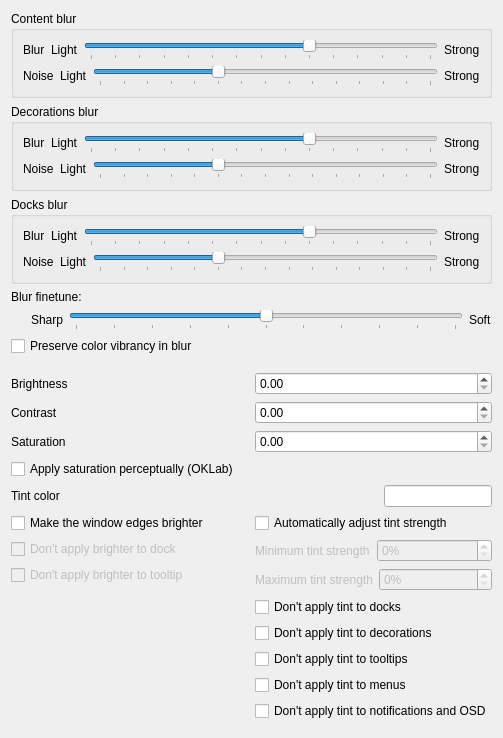
         <widget class="QWidget" name="scrollContentGeneral">
          <layout class="QVBoxLayout">
           <item>
            <widget class="QGroupBox" name="groupBoxContentBlur">
             <property name="title">
              <string>Content blur</string>
             </property>
             <layout class="QVBoxLayout" name="verticalLayoutContentBlur">
              <item>
               <layout class="QHBoxLayout" name="horizontalLayoutContentBlur" stretch="0,0,0,0">
                <item>
                 <widget class="QLabel" name="labelContentBlur">
                  <property name="text">
                   <string>Blur</string>
                  </property>
                 </widget>
                </item>
                <item>
                 <widget class="QLabel" name="labelConstantBlurLight">
                  <property name="text">
                   <string>Light</string>
                  </property>
                 </widget>
                </item>
                <item>
                 <widget class="QSlider" name="kcfg_BlurStrength">
                  <property name="minimum">
                   <number>1</number>
                  </property>
                  <property name="maximum">
                   <number>15</number>
                  </property>
                  <property name="singleStep">
                   <number>1</number>
                  </property>
                  <property name="pageStep">
                   <number>1</number>
                  </property>
                  <property name="value">
                   <number>10</number>
                  </property>
                  <property name="orientation">
                   <enum>Qt::Orientation::Horizontal</enum>
                  </property>
                  <property name="tickPosition">
                   <enum>QSlider::TickPosition::TicksBelow</enum>
                  </property>
                 </widget>
                </item>
                <item>
                 <widget class="QLabel" name="labelConstantBlurStrong">
                  <property name="text">
                   <string>Strong</string>
                  </property>
                 </widget>
                </item>
               </layout>
              </item>
              <item>
               <layout class="QHBoxLayout" name="horizontalLayoutContentNoise">
                <item>
                 <widget class="QLabel" name="labelContentNoise">
                  <property name="text">
                   <string>Noise</string>
                  </property>
                 </widget>
                </item>
                <item>
                 <widget class="QLabel" name="labelConstantNoiseLight">
                  <property name="text">
                   <string>Light</string>
                  </property>
                 </widget>
                </item>
                <item>
                 <widget class="QSlider" name="kcfg_NoiseStrength">
                  <property name="maximum">
                   <number>14</number>
                  </property>
                  <property name="pageStep">
                   <number>5</number>
                  </property>
                  <property name="value">
                   <number>5</number>
                  </property>
                  <property name="orientation">
                   <enum>Qt::Orientation::Horizontal</enum>
                  </property>
                  <property name="tickPosition">
                   <enum>QSlider::TickPosition::TicksBelow</enum>
                  </property>
                  <property name="tickInterval">
                   <number>1</number>
                  </property>
                 </widget>
                </item>
                <item>
                 <widget class="QLabel" name="labelConstantNoiseStrong">
                  <property name="text">
                   <string>Strong</string>
                  </property>
                 </widget>
                </item>
               </layout>
              </item>
             </layout>
            </widget>
           </item>
           <item>
            <widget class="QGroupBox" name="groupBoxDecorationBlur">
             <property name="title">
              <string>Decorations blur</string>
             </property>
             <layout class="QVBoxLayout" name="verticalLayoutDecorationBlur">
              <item>
               <layout class="QHBoxLayout" name="horizontalLayoutDecorationBlur" stretch="0,0,0,0">
                <item>
                 <widget class="QLabel" name="labelDecorationBlur">
                  <property name="text">
                   <string>Blur</string>
                  </property>
                 </widget>
                </item>
                <item>
                 <widget class="QLabel" name="labelDecorationBlurLight">
                  <property name="text">
                   <string>Light</string>
                  </property>
                 </widget>
                </item>
                <item>
                 <widget class="QSlider" name="kcfg_DecorationBlurStrength">
                  <property name="minimum">
                   <number>1</number>
                  </property>
                  <property name="maximum">
                   <number>15</number>
                  </property>
                  <property name="singleStep">
                   <number>1</number>
                  </property>
                  <property name="pageStep">
                   <number>1</number>
                  </property>
                  <property name="value">
                   <number>10</number>
                  </property>
                  <property name="orientation">
                   <enum>Qt::Orientation::Horizontal</enum>
                  </property>
                  <property name="tickPosition">
                   <enum>QSlider::TickPosition::TicksBelow</enum>
                  </property>
                 </widget>
                </item>
                <item>
                 <widget class="QLabel" name="labelDecorationBlurStrong">
                  <property name="text">
                   <string>Strong</string>
                  </property>
                 </widget>
                </item>
               </layout>
              </item>
              <item>
               <layout class="QHBoxLayout" name="horizontalLayoutDecorationNoise">
                <item>
                 <widget class="QLabel" name="labelDecorationNoise">
                  <property name="text">
                   <string>Noise</string>
                  </property>
                 </widget>
                </item>
                <item>
                 <widget class="QLabel" name="labelDecorationNoiseLight">
                  <property name="text">
                   <string>Light</string>
                  </property>
                 </widget>
                </item>
                <item>
                 <widget class="QSlider" name="kcfg_DecorationNoiseStrength">
                  <property name="maximum">
                   <number>14</number>
                  </property>
                  <property name="pageStep">
                   <number>5</number>
                  </property>
                  <property name="value">
                   <number>5</number>
                  </property>
                  <property name="orientation">
                   <enum>Qt::Orientation::Horizontal</enum>
                  </property>
                  <property name="tickPosition">
                   <enum>QSlider::TickPosition::TicksBelow</enum>
                  </property>
                  <property name="tickInterval">
                   <number>1</number>
                  </property>
                 </widget>
                </item>
                <item>
                 <widget class="QLabel" name="labelDecorationNoiseStrong">
                  <property name="text">
                   <string>Strong</string>
                  </property>
                 </widget>
                </item>
               </layout>
              </item>
             </layout>
            </widget>
           </item>
           <item>
            <widget class="QGroupBox" name="groupBoxDockBlur">
             <property name="title">
              <string>Docks blur</string>
             </property>
             <layout class="QVBoxLayout" name="verticalLayoutDockBlur">
              <item>
               <layout class="QHBoxLayout" name="horizontalLayoutDockBlur" stretch="0,0,0,0">
                <item>
                 <widget class="QLabel" name="labelDockBlur">
                  <property name="text">
                   <string>Blur</string>
                  </property>
                 </widget>
                </item>
                <item>
                 <widget class="QLabel" name="labelDockBlurLight">
                  <property name="text">
                   <string>Light</string>
                  </property>
                 </widget>
                </item>
                <item>
                 <widget class="QSlider" name="kcfg_DockBlurStrength">
                  <property name="minimum">
                   <number>1</number>
                  </property>
                  <property name="maximum">
                   <number>15</number>
                  </property>
                  <property name="singleStep">
                   <number>1</number>
                  </property>
                  <property name="pageStep">
                   <number>1</number>
                  </property>
                  <property name="value">
                   <number>10</number>
                  </property>
                  <property name="orientation">
                   <enum>Qt::Orientation::Horizontal</enum>
                  </property>
                  <property name="tickPosition">
                   <enum>QSlider::TickPosition::TicksBelow</enum>
                  </property>
                 </widget>
                </item>
                <item>
                 <widget class="QLabel" name="labelDockBlurStrong">
                  <property name="text">
                   <string>Strong</string>
                  </property>
                 </widget>
                </item>
               </layout>
              </item>
              <item>
               <layout class="QHBoxLayout" name="horizontalLayoutDockNoise">
                <item>
                 <widget class="QLabel" name="labelDockNoise">
                  <property name="text">
                   <string>Noise</string>
                  </property>
                 </widget>
                </item>
                <item>
                 <widget class="QLabel" name="labelDockNoiseLight">
                  <property name="text">
                   <string>Light</string>
                  </property>
                 </widget>
                </item>
                <item>
                 <widget class="QSlider" name="kcfg_DockNoiseStrength">
                  <property name="maximum">
                   <number>14</number>
                  </property>
                  <property name="pageStep">
                   <number>5</number>
                  </property>
                  <property name="value">
                   <number>5</number>
                  </property>
                  <property name="orientation">
                   <enum>Qt::Orientation::Horizontal</enum>
                  </property>
                  <property name="tickPosition">
                   <enum>QSlider::TickPosition::TicksBelow</enum>
                  </property>
                  <property name="tickInterval">
                   <number>1</number>
                  </property>
                 </widget>
                </item>
                <item>
                 <widget class="QLabel" name="labelDockNoiseStrong">
                  <property name="text">
                   <string>Strong</string>
                  </property>
                 </widget>
                </item>
               </layout>
              </item>
             </layout>
            </widget>
           </item>
           <item>
            <widget class="QLabel" name="labelBlurFinetuneDescription">
             <property name="text">
              <string>Blur finetune:</string>
             </property>
            </widget>
           </item>
           <item>
            <layout class="QHBoxLayout" name="horizontalLayoutBlurFinetune">
             <item>
              <spacer name="horizontalSpacerBlurFinetune">
               <property name="orientation">
                <enum>Qt::Orientation::Horizontal</enum>
               </property>
               <property name="sizeType">
                <enum>QSizePolicy::Policy::Fixed</enum>
               </property>
               <property name="sizeHint" stdset="0">
                <size>
                 <width>20</width>
                 <height>20</height>
                </size>
               </property>
              </spacer>
             </item>
             <item>
              <widget class="QLabel" name="labelBlurFinetuneSharp">
               <property name="text">
                <string>Sharp</string>
               </property>
              </widget>
             </item>
             <item>
              <widget class="QSlider" name="kcfg_BlurFinetune">
               <property name="minimum">
                <number>0</number>
               </property>
               <property name="maximum">
                <number>10</number>
               </property>
               <property name="singleStep">
                <number>1</number>
               </property>
               <property name="pageStep">
                <number>1</number>
               </property>
               <property name="value">
                <number>5</number>
               </property>
               <property name="orientation">
                <enum>Qt::Orientation::Horizontal</enum>
               </property>
               <property name="tickPosition">
                <enum>QSlider::TickPosition::TicksBelow</enum>
               </property>
               <property name="toolTip">
                <string>Tunes both the downsample radius and the upsample blend together. Lower = tighter / sharper blur, higher = wider / softer blur.</string>
               </property>
              </widget>
             </item>
             <item>
              <widget class="QLabel" name="labelBlurFinetuneSoft">
               <property name="text">
                <string>Soft</string>
               </property>
              </widget>
             </item>
            </layout>
           </item>
           <item>
            <widget class="QCheckBox" name="kcfg_BlurSaturationCompensation">
             <property name="text">
              <string>Preserve color vibrancy in blur</string>
             </property>
             <property name="toolTip">
              <string>Blur slightly desaturates colors — this counters that. Can cause artifacts.</string>
             </property>
            </widget>
           </item>
           <item>
            <spacer name="verticalSpacer">
             <property name="orientation">
              <enum>Qt::Orientation::Vertical</enum>
             </property>
             <property name="sizeHint" stdset="0">
              <size>
               <width>0</width>
               <height>0</height>
              </size>
             </property>
            </spacer>
           </item>
           <item>
            <spacer>
             <property name="orientation">
              <enum>Qt::Orientation::Vertical</enum>
             </property>
             <property name="sizeHint" stdset="0">
              <size>
               <width>0</width>
               <height>10</height>
              </size>
             </property>
            </spacer>
           </item>
           <item>
            <layout class="QHBoxLayout">
             <item>
              <widget class="QLabel" name="label">
               <property name="text">
                <string>Brightness</string>
               </property>
              </widget>
             </item>
             <item>
              <widget class="QDoubleSpinBox" name="kcfg_Brightness">
               <property name="minimum">
                <double>0.000000000000000</double>
               </property>
               <property name="singleStep">
                <double>0.100000000000000</double>
               </property>
              </widget>
             </item>
            </layout>
           </item>
           <item>
            <layout class="QHBoxLayout">
             <item>
              <widget class="QLabel" name="label">
               <property name="text">
                <string>Contrast</string>
               </property>
              </widget>
             </item>
             <item>
              <widget class="QDoubleSpinBox" name="kcfg_Contrast">
               <property name="minimum">
                <double>0.000000000000000</double>
               </property>
               <property name="singleStep">
                <double>0.100000000000000</double>
               </property>
              </widget>
             </item>
            </layout>
           </item>
           <item>
            <layout class="QHBoxLayout">
             <item>
              <widget class="QLabel" name="label">
               <property name="text">
                <string>Saturation</string>
               </property>
              </widget>
             </item>
             <item>
              <widget class="QDoubleSpinBox" name="kcfg_Saturation">
               <property name="minimum">
                <double>0.000000000000000</double>
               </property>
               <property name="singleStep">
                <double>0.100000000000000</double>
               </property>
              </widget>
             </item>
            </layout>
           </item>
           <item>
            <widget class="QCheckBox" name="kcfg_OklabSaturation">
             <property name="text">
              <string>Apply saturation perceptually (OKLab)</string>
             </property>
             <property name="toolTip">
              <string>Adjusts saturation evenly across all colors instead of in plain RGB.</string>
             </property>
            </widget>
           </item>
           <item>
            <layout class="QHBoxLayout">
             <item>
              <widget class="QLabel" name="labelTintColor">
               <property name="text">
                <string>Tint color</string>
               </property>
              </widget>
             </item>
             <item>
              <widget class="QLineEdit" name="kcfg_TintColor">
               <property name="sizePolicy">
                <sizepolicy hsizetype="Fixed" vsizetype="Fixed">
                 <horstretch>0</horstretch>
                 <verstretch>0</verstretch>
                </sizepolicy>
               </property>
               <property name="toolTip">
                <string>Enter a color in #AARRGGBB format. The A (alpha) channel sets tint strength.</string>
               </property>
              </widget>
             </item>
            </layout>
           </item>
           <item>
            <layout class="QHBoxLayout" name="tintAndEdgeOptionsLayout">
             <item>
              <layout class="QVBoxLayout" name="edgeLightingOptionsLayout">
               <property name="alignment">
                <set>Qt::AlignTop</set>
               </property>
               <item>
                <widget class="QCheckBox" name="kcfg_EdgeLighting">
                 <property name="text">
                  <string>Make the window edges brighter</string>
                 </property>
                </widget>
               </item>
               <item>
                <widget class="QCheckBox" name="kcfg_EdgeLightingDock">
                 <property name="enabled">
                  <bool>false</bool>
                 </property>
                 <property name="text">
                  <string>Don't apply brighter to dock</string>
                 </property>
                </widget>
               </item>
               <item>
                <widget class="QCheckBox" name="kcfg_EdgeLightingTooltip">
                 <property name="enabled">
                  <bool>false</bool>
                 </property>
                 <property name="text">
                  <string>Don't apply brighter to tooltip</string>
                 </property>
                </widget>
               </item>
              </layout>
             </item>
             <item>
              <spacer name="horizontalSpacerMiddle">
               <property name="orientation">
                <enum>Qt::Orientation::Horizontal</enum>
               </property>
               <property name="sizeHint" stdset="0">
                <size>
                 <width>40</width>
                 <height>20</height>
                </size>
               </property>
              </spacer>
             </item>
             <item>
              <layout class="QVBoxLayout" name="tintExclusionsLayout">
               <item>
                <widget class="QCheckBox" name="kcfg_AutoTintAlpha">
                 <property name="text">
                  <string>Automatically adjust tint strength</string>
                 </property>
                 <property name="toolTip">
                  <string>Scales tint strength by comparing the tint color with the color behind each pixel.</string>
                 </property>
                </widget>
               </item>
               <item>
                <layout class="QHBoxLayout" name="autoTintAlphaMinLayout">
                 <item>
                  <widget class="QLabel" name="labelAutoTintAlphaMin">
                   <property name="enabled">
                    <bool>false</bool>
                   </property>
                   <property name="text">
                    <string>Minimum tint strength</string>
                   </property>
                  </widget>
                 </item>
                 <item>
                  <widget class="QSpinBox" name="kcfg_AutoTintAlphaMin">
                   <property name="enabled">
                    <bool>false</bool>
                   </property>
                   <property name="suffix">
                    <string>%</string>
                   </property>
                   <property name="maximum">
                    <number>100</number>
                   </property>
                  </widget>
                 </item>
                </layout>
               </item>
               <item>
                <layout class="QHBoxLayout" name="autoTintAlphaMaxLayout">
                 <item>
                  <widget class="QLabel" name="labelAutoTintAlphaMax">
                   <property name="enabled">
                    <bool>false</bool>
                   </property>
                   <property name="text">
                    <string>Maximum tint strength</string>
                   </property>
                  </widget>
                 </item>
                 <item>
                  <widget class="QSpinBox" name="kcfg_AutoTintAlphaMax">
                   <property name="enabled">
                    <bool>false</bool>
                   </property>
                   <property name="suffix">
                    <string>%</string>
                   </property>
                   <property name="maximum">
                    <number>100</number>
                   </property>
                  </widget>
                 </item>
                </layout>
               </item>
               <item>
                <widget class="QCheckBox" name="kcfg_ExcludeDocks">
                 <property name="text">
                  <string>Don't apply tint to docks</string>
                 </property>
                </widget>
               </item>
               <item>
                <widget class="QCheckBox" name="kcfg_ExcludeDecorations">
                 <property name="text">
                  <string>Don't apply tint to decorations</string>
                 </property>
                </widget>
               </item>
               <item>
                <widget class="QCheckBox" name="kcfg_ExcludeTooltips">
                 <property name="text">
                  <string>Don't apply tint to tooltips</string>
                 </property>
                </widget>
               </item>
               <item>
                <widget class="QCheckBox" name="kcfg_ExcludeMenus">
                 <property name="text">
                  <string>Don't apply tint to menus</string>
                 </property>
                </widget>
               </item>
               <item>
                <widget class="QCheckBox" name="kcfg_ExcludeOSD">
                 <property name="text">
                  <string>Don't apply tint to notifications and OSD</string>
                 </property>
                </widget>
               </item>
              </layout>
             </item>
            </layout>
           </item>
           <item>
            <widget class="QWidget" name="widget" native="true">
             <property name="sizePolicy">
              <sizepolicy hsizetype="Fixed" vsizetype="Expanding">
               <horstretch>0</horstretch>
               <verstretch>1</verstretch>
              </sizepolicy>
             </property>
            </widget>
           </item>
          </layout>
         </widget>
